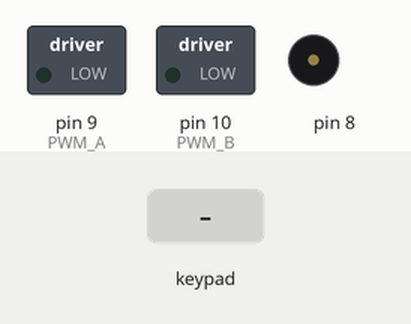
Recording of a sketch running on a simulated Arduino Uno, built with avr-gcc and run on an emulated ATmega328P. Shown: switched loads named in the sketch (green lamp = pin HIGH), buzzer (waves = sounding). The test bench sets the inputs (shaded band). What the sketch prints to the serial monitor is not drawn.

Above: at 3.6 s.
3.7 s: key 'U' pressed
At 4.27 s:
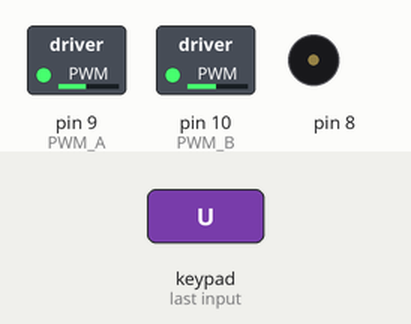
5.9 s: key 'L' pressed
At 6.3 s:
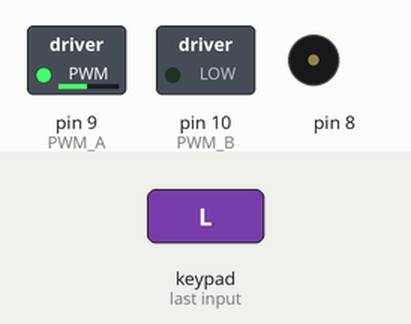
8.0 s: key 'R' pressed
At 8.56 s:
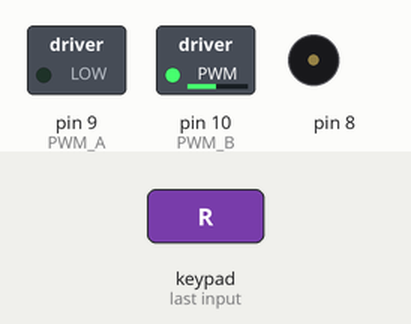
Timing chart, 0 to 11.0 s (numbered marks = the images above; inputs shaded):
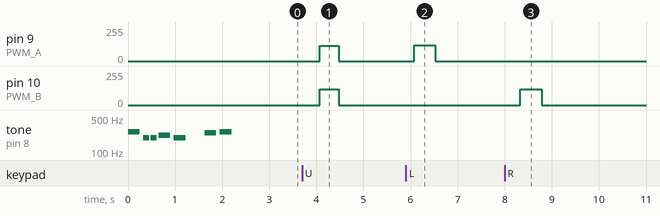

Measured:
- after the input at 3.7 s, pin 9 (PWM_A): 0/255 → 115/255 after 0.38 s, → 0/255 0.40 s later; pin 10 (PWM_B): 0/255 → 120/255 after 0.38 s, → 0/255 0.40 s later
- after the input at 5.9 s, pin 9 (PWM_A): 0/255 → 120/255 after 0.18 s, → 0/255 0.45 s later
- after the input at 8.0 s, pin 10 (PWM_B): 0/255 → 120/255 after 0.33 s, → 0/255 0.46 s later

The sketch:

03.Gamepad.ino
```cpp
//19/05/2021
#define CUSTOM_SETTINGS 0
#define INCLUDE_GAMEPAD_MODULE 1

#include <Dabble.h>
//#include <SoftwareSerial.h>
//SoftwareSerial bluetooth(0, 1); // TX, RX
#include "pitches.h"

int melody[] = {
  NOTE_C4, NOTE_G3, NOTE_G3, NOTE_A3, NOTE_G3, 0, NOTE_B3, NOTE_C4
};

int noteDurations[] = { 4, 8, 8, 4, 4, 4, 4, 4};

int MA1 = 4;     // Motor A1
int MA2 = 5;     // Motor A
int PWM_A =  9;   // Speed Motor A

int MB1 =  6;     // Motor B1
int MB2 =  7;     // Motor B2
int PWM_B =  10;  // Speed Motor B

int SPEED1_FOWARD = 115; //ขวา     // Speed PWM สามารถปรับความเร็วได้ถึง 0 - 255
int SPEED2_FOWARD = 120;  //ซ้าย

int SPEED1_BACKWARD = 115;
int SPEED2_BACKWARD = 120;

int SPEED1_TURNRIGHT = 120;

int SPEED1_TURNLEFT = 120;


void setup() {
  Serial.begin(250000);
  Dabble.begin(9600);

  for (int thisNote = 0; thisNote < 8; thisNote++) {
    int noteDuration = 1000 / noteDurations[thisNote];
    tone(8, melody[thisNote], noteDuration);
    int pauseBetweenNotes = noteDuration * 1.30;
    delay(pauseBetweenNotes);
    noTone(8);
   }
  delay(200);
}
void Backward(int time)
{
  digitalWrite(MA1, HIGH);
  digitalWrite(MA2, LOW);
  analogWrite(PWM_A, SPEED1_BACKWARD);

  digitalWrite(MB1, HIGH);
  digitalWrite(MB2, LOW);
  analogWrite(PWM_B, SPEED2_BACKWARD);

  delay(time);
}

void Forward (int time)
{
  digitalWrite(MA1, LOW);
  digitalWrite(MA2, HIGH);
  analogWrite(PWM_A, SPEED1_FOWARD);

  digitalWrite(MB1, LOW);
  digitalWrite(MB2, HIGH);
  analogWrite(PWM_B, SPEED2_FOWARD);

  delay(time);
}

void turnLeft(int time)
{
  digitalWrite(MA1, LOW);
  digitalWrite(MA2, HIGH);
  analogWrite(PWM_A, SPEED1_TURNLEFT);

  digitalWrite(MB1, LOW);
  digitalWrite(MB2, LOW);
  analogWrite(PWM_B, 0);

  delay(time);
}

void turnRight(int time)
{
  digitalWrite(MA1, LOW);
  digitalWrite(MA2, LOW);
  analogWrite(PWM_A, 0);

  digitalWrite(MB1, LOW);
  digitalWrite(MB2, HIGH);
  analogWrite(PWM_B, SPEED1_TURNRIGHT);

  delay(time);
}

void Stop(int time)
{
  digitalWrite(MA1, LOW);
  digitalWrite(MA2, LOW);
  analogWrite(PWM_A, 0);

  digitalWrite(MB1, LOW);
  digitalWrite(MB2, LOW);
  analogWrite(PWM_B, 0);

  delay(time);

}

int count = 0;
void loop() {
  Dabble.processInput();
  if (GamePad.isUpPressed())
  {
    Forward(100);
  }else if (!(GamePad.isUpPressed())&& !(GamePad.isDownPressed()) &&!(GamePad.isLeftPressed())&& !(GamePad.isRightPressed())){
    Stop(200);
  }

  if (GamePad.isDownPressed())
  {
    Backward(100);
    Serial.println("DOWN");
  }else if (!(GamePad.isUpPressed())&& !(GamePad.isDownPressed()) &&!(GamePad.isLeftPressed())&& !(GamePad.isRightPressed())){
    Stop(200);
  }

  if (GamePad.isLeftPressed())
  {
    turnLeft(450);
    Stop(200);
    Serial.println("Left");
  }else if(!(GamePad.isUpPressed())&& !(GamePad.isDownPressed()) &&!(GamePad.isLeftPressed())&& !(GamePad.isRightPressed())){
    Stop(200);
  }

  if (GamePad.isRightPressed())
  {
    turnRight(460);
    Stop(200);
    Serial.print("Right");
  }else if(!(GamePad.isUpPressed())&& !(GamePad.isDownPressed()) &&!(GamePad.isLeftPressed())&& !(GamePad.isRightPressed())){
    Stop(200);
  }

  if (GamePad.isSquarePressed())
  {
    Serial.print("Square");
  }

  if (GamePad.isCirclePressed())
  {
    Serial.print("Circle");
  }

  if (GamePad.isCrossPressed())
  {
    Serial.print("Cross");
  }

  if (GamePad.isTrianglePressed())
  {
    Serial.print("Triangle");
  }

  if (GamePad.isStartPressed())
  {
    Serial.print("Start");
  }

  if (GamePad.isSelectPressed())
  {
    Stop(200);
    Serial.print("Select");
  }
  else if(GamePad.isUpPressed()){
      Serial.print("0");
    }
}
```

pitches.h
```cpp
/*************************************************
 * Public Constants
 *************************************************/

#define NOTE_B0  31
#define NOTE_C1  33
#define NOTE_CS1 35
#define NOTE_D1  37
#define NOTE_DS1 39
#define NOTE_E1  41
#define NOTE_F1  44
#define NOTE_FS1 46
#define NOTE_G1  49
#define NOTE_GS1 52
#define NOTE_A1  55
#define NOTE_AS1 58
#define NOTE_B1  62
#define NOTE_C2  65
#define NOTE_CS2 69
#define NOTE_D2  73
#define NOTE_DS2 78
#define NOTE_E2  82
#define NOTE_F2  87
#define NOTE_FS2 93
#define NOTE_G2  98
#define NOTE_GS2 104
#define NOTE_A2  110
#define NOTE_AS2 117
#define NOTE_B2  123
#define NOTE_C3  131
#define NOTE_CS3 139
#define NOTE_D3  147
#define NOTE_DS3 156
#define NOTE_E3  165
#define NOTE_F3  175
#define NOTE_FS3 185
#define NOTE_G3  196
#define NOTE_GS3 208
#define NOTE_A3  220
#define NOTE_AS3 233
#define NOTE_B3  247
#define NOTE_C4  262
#define NOTE_CS4 277
#define NOTE_D4  294
#define NOTE_DS4 311
#define NOTE_E4  330
#define NOTE_F4  349
#define NOTE_FS4 370
#define NOTE_G4  392
#define NOTE_GS4 415
#define NOTE_A4  440
#define NOTE_AS4 466
#define NOTE_B4  494
#define NOTE_C5  523
#define NOTE_CS5 554
#define NOTE_D5  587
#define NOTE_DS5 622
#define NOTE_E5  659
#define NOTE_F5  698
#define NOTE_FS5 740
#define NOTE_G5  784
#define NOTE_GS5 831
#define NOTE_A5  880
#define NOTE_AS5 932
#define NOTE_B5  988
#define NOTE_C6  1047
#define NOTE_CS6 1109
#define NOTE_D6  1175
#define NOTE_DS6 1245
#define NOTE_E6  1319
#define NOTE_F6  1397
#define NOTE_FS6 1480
#define NOTE_G6  1568
#define NOTE_GS6 1661
#define NOTE_A6  1760
#define NOTE_AS6 1865
#define NOTE_B6  1976
#define NOTE_C7  2093
#define NOTE_CS7 2217
#define NOTE_D7  2349
#define NOTE_DS7 2489
#define NOTE_E7  2637
#define NOTE_F7  2794
#define NOTE_FS7 2960
#define NOTE_G7  3136
#define NOTE_GS7 3322
#define NOTE_A7  3520
#define NOTE_AS7 3729
#define NOTE_B7  3951
#define NOTE_C8  4186
#define NOTE_CS8 4435
#define NOTE_D8  4699
#define NOTE_DS8 4978
```
